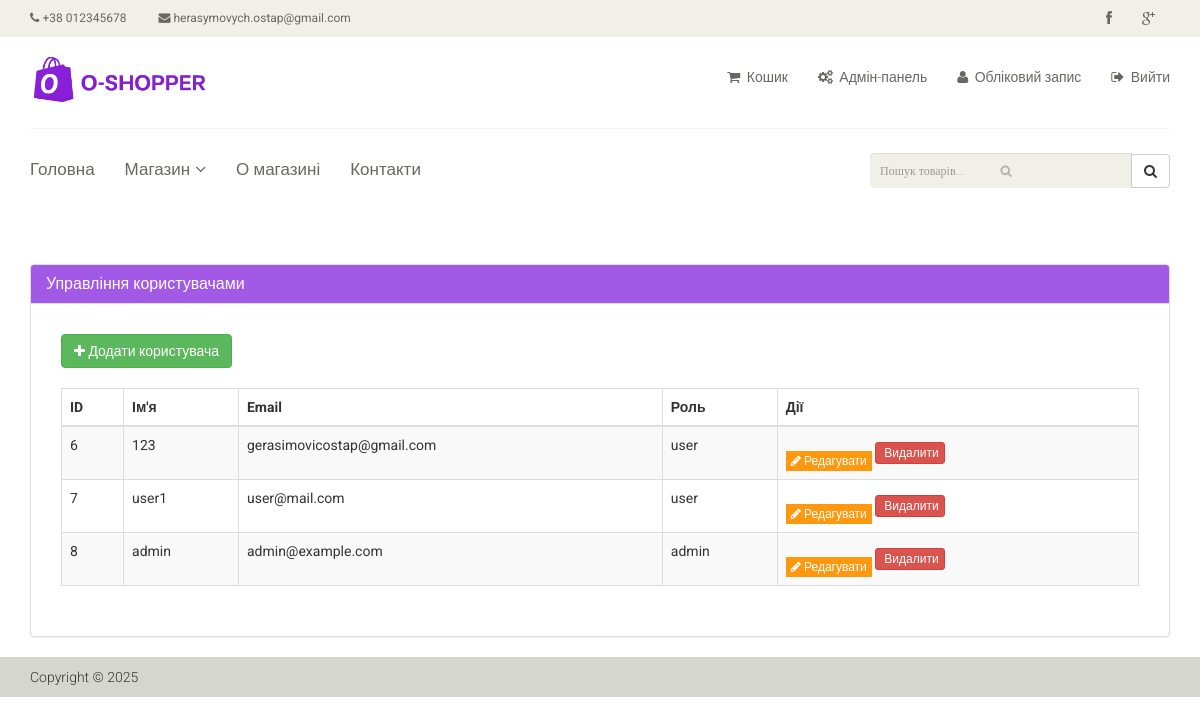
/admin/users/index (signed in), run on the app's committed database.
### tables this page shows
CREATE TABLE `user` (
  `id` int(11) NOT NULL,
  `name` varchar(255) NOT NULL,
  `email` varchar(255) NOT NULL,
  `password` varchar(255) NOT NULL,
  `role` varchar(50) NOT NULL DEFAULT 'user'
);

### config/routes.php (called while the page is built)
<?php
return [
    'product/([0-9]+)' => 'product/view/$1',
    'catalog' => 'catalog/index',
    'category/([0-9]+)' => 'catalog/category/$1',
    'review/add/([0-9]+)' => 'review/add/$1',
    'favorite/add/([0-9]+)' => 'favorite/add/$1',
    'favorite/remove/([0-9]+)' => 'favorite/remove/$1',
    'user/favorites' => 'favorite/index',
    'cart/add' => 'cart/add',
    'cart/update' => 'cart/update',
    'cart/remove' => 'cart/remove',
    'cart/clear' => 'cart/clear',
    'cart/checkout' => 'cart/checkout',
    'cart/success/([0-9]+)' => 'cart/success/$1',
    'cart' => 'cart/index',
    'search' => 'search/index',
    'search/ajax' => 'search/ajax',
    'user/register' => 'user/register',
    'user/login' => 'user/login',
    'user/logout' => 'user/logout',
    'user/profile' => 'user/profile',
    'user/edit' => 'user/edit',
    'user' => 'user/index',
    'admin/products/index' => 'admin/products/index',
    'admin/products/create' => 'admin/products/create',
    'admin/products/update/([0-9]+)' => 'admin/products/update/$1',
    'admin/products/delete/([0-9]+)' => 'admin/products/delete/$1',
    'admin/categories/index' => 'admin/categories/index',
    'admin/categories/create' => 'admin/categories/create',
    'admin/categories/update/([0-9]+)' => 'admin/categories/update/$1',
    'admin/categories/delete/([0-9]+)' => 'admin/categories/delete/$1',
    'admin/orders/index' => 'admin/orders/index',
    'admin/orders/view/([0-9]+)' => 'admin/orders/view/$1',
    'admin/orders/update/([0-9]+)' => 'admin/orders/update/$1',
    'admin/orders/delete/([0-9]+)' => 'admin/orders/delete/$1',
    'admin/users/index' => 'admin/users/index',
    'admin/users/create' => 'admin/users/create',
    'admin/users/update/([0-9]+)' => 'admin/users/update/$1',
    'admin/users/delete/([0-9]+)' => 'admin/users/delete/$1',
    'admin/reviews/index' => 'admin/reviews/index',
    'admin/reviews/view/([0-9]+)' => 'admin/reviews/view/$1',
    'admin/reviews/update/([0-9]+)' => 'admin/reviews/update/$1',
    'admin/reviews/delete/([0-9]+)' => 'admin/reviews/delete/$1',
    'admin' => 'admin/index',
    'about' => 'site/about',
    'contact' => 'site/contact',
    '' => 'site/index',
];

### controllers/AdminController.php (called while the page is built, shortened)
<?php
class AdminController {
    public function actionUser() {
        $users = User::getAllUsers();
        require_once(ROOT . '/views/admin/users/index.php');
        return true;
    }
}

### index.php (called while the page is built, shortened)
<?php
$router = new Router();
$router->run();

### models/User.php (called while the page is built, shortened)
<?php
Class User {
    public static function getAllUsers() {
        $db = Db::getConnection();
        $sql = "SELECT * FROM user";
        $result = $db->query($sql);
        return $result->fetchAll(PDO::FETCH_ASSOC);
    }
}

### views/admin/users/index.php (the view)
<?php
require_once(ROOT . '/views/layouts/header.php');
$users = User::getAllUsers();
?>
<div class="container" style="margin-top: 40px;">
    <div class="row">
        <div class="col-md-12">
            <div class="panel panel-default">
                <div class="panel-heading" style="background: #a259e6; color: #fff;">
                    <h2 class="panel-title" style="margin: 0;">Управління користувачами</h2>
                </div>
                <div class="panel-body" style="padding: 30px;">
                    <a href="/admin/users/create" class="btn btn-success" style="margin-bottom: 20px;">
                        <i class="fa fa-plus"></i> Додати користувача
                    </a>
                    <table class="table table-bordered table-striped">
                        <thead>
                            <tr>
                                <th>ID</th>
                                <th>Ім'я</th>
                                <th>Email</th>
                                <th>Роль</th>
                                <th>Дії</th>
                            </tr>
                        </thead>
                        <tbody>
                        <?php foreach ($users as $user): ?>
                            <tr>
                                <td><?= $user['id'] ?></td>
                                <td><?= htmlspecialchars($user['name']) ?></td>
                                <td><?= htmlspecialchars($user['email']) ?></td>
                                <td><?= isset($user['role']) ? htmlspecialchars($user['role']) : 'user' ?></td>
                                <td>
                                    <a href="/admin/users/update/<?= $user['id'] ?>" class="btn btn-primary btn-xs"><i class="fa fa-pencil"></i> Редагувати</a>
                                    <a href="/admin/users/delete/<?= $user['id'] ?>" class="btn btn-danger btn-xs" onclick="return confirm('Видалити користувача?');"><i class="fa fa-trash"></i> Видалити</a>
                                </td>
                            </tr>
                        <?php endforeach; ?>
                        </tbody>
                    </table>
                </div>
            </div>
        </div>
    </div>
</div>
<?php
require_once(ROOT . '/views/layouts/footer.php');
?>

### components/Router.php (shortened to what this page needs)
<?php
class Router {
    private $routes;
    public function __construct()
    {
        $routesPath = ROOT . '/config/routes.php';
        $this->routes = include($routesPath);
    }
    public function run() {
        $uri = trim($_SERVER["REQUEST_URI"], '/');
        $uri = explode('?', $uri, 2)[0];
        foreach ($this->routes as $uriPattern => $path) {
            if(preg_match("~$uriPattern~", $uri)) {
                $internalRoute = preg_replace("~$uriPattern~", $path, $uri);
                $segments = explode('/',  $internalRoute);
               $controllerName = ucfirst(array_shift($segments)) . 'Controller';
               $actionName = 'action' . ucfirst(array_shift($segments));
                $controllerObject = new $controllerName;
                $result = call_user_func_array(array( $controllerObject, $actionName), $segments);
                if($result == true)
                    break;
            }
        }
    }
}

### template/css/main.css (style rules this page uses)
body { font-family: 'Roboto', sans-serif; position: relative; font-weight: 400px; }
a { -webkit-transition: 300ms; -moz-transition: 300ms; -o-transition: 300ms; transition: 300ms; }
h1, h2, h3, h4, h5, h6 { font-family: 'Roboto', sans-serif; }
.btn.btn-primary { background:#FE980F; border: 0 none; border-radius: 0; margin-top: 16px; }

### data on the page
user: id "6", name "123", email "gerasimovicostap@gmail.com", role "user"
user: id "7", name "user1", email "user@mail.com", role "user"
user: id "8", name "admin", email "admin@example.com", role "admin"
